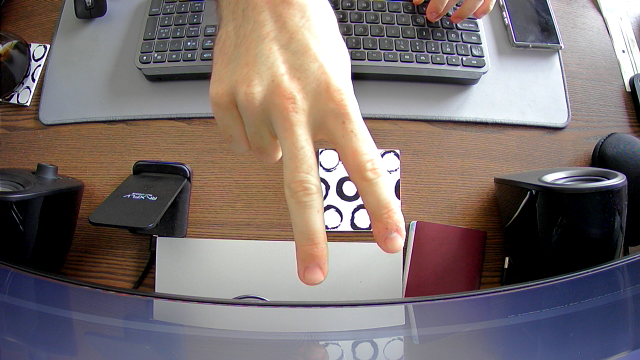
#> input picture evd3_project/scripts/data_and_features/data/scissors/1696423739280484100.png, 640 x 360 px; its folder holds only this picture in this run
$ python segment.py
#> lines starting #> are read from the running program, lines starting #| are printed output that depends on the picture; after the words box and inside, x2 and y2 are one past the last pixel; in counts of white or black regions, pixels touching at a corner belong together
import os
import glob
import cv2 as cv
import numpy as np

def maskBlueBG(img):
    """ Asssuming the background is blue, segment the image and return a
        BW image with foreground (white) and background (black)
    """
    # Change image color space
    img_hsv = cv.cvtColor(img, cv.COLOR_BGR2HSV)
    # Note that 0≤V≤1, 0≤S≤1, 0≤H≤360 and if H<0 then H←H+360
    # 8-bit images: V←255V,S←255S,H←H/2(to fit to 0 to 255)
    # see https://docs.opencv.org/4.5.3/de/d25/imgproc_color_conversions.html#color_convert_rgb_hsv

    # Define background color range in HSV space
    light_blue = (75,125,0)  # converted from HSV value obtained with colorpicker (150,50,0)
    dark_blue  = (140,255,255)  # converted from HSV value obtained with colorpicker (250,100,100)

    light_blue = (0,0,0)  # converted from HSV value obtained with colorpicker (150,50,0)
    dark_blue  = (255,50,255)  # converted from HSV value obtained with colorpicker (250,100,100)

    # Mark pixels outside background color range
    mask = ~cv.inRange(img_hsv, light_blue, dark_blue)
    return mask


if __name__ == "__main__":
    """ Test segmentation functions"""
    data_path = r'C:\Users\bassc\PycharmProjects\evd3_project\scripts\data_and_features\data\scissors'

    # grab the list of images in our data directory
    print("[INFO] loading images...")
    p = os.path.sep.join([data_path, '**', '*.png'])

    file_list = [f for f in glob.iglob(p, recursive=True) if (os.path.isfile(f))]
    print("[INFO] images found: {}".format(len(file_list)))

    # loop over the image paths
    for filename in file_list:

        # load image and blur a bit
        img = cv.imread(filename)
#> img is the input picture: shape (360, 640, 3); mean B, G, R 110.1, 111.4, 122.7
        img = cv.blur(img,(3,3))
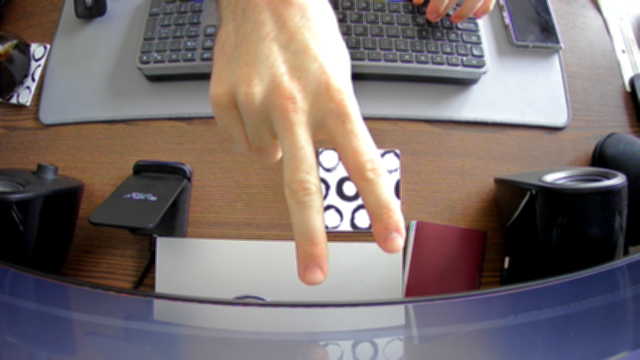
#> img: shape (360, 640, 3); mean B, G, R 110.1, 111.4, 122.7

        # mask background
        mask = maskBlueBG(img)
#> in maskBlueBG, `img_hsv = cv.cvtColor(img, cv.COLOR_BGR2HSV)`: img_hsv: shape (360, 640, 3); mean H, S, V 67.6, 66.6, 130.9
#> in maskBlueBG, `mask = ~cv.inRange(img_hsv, light_blue, dark_blue)`:
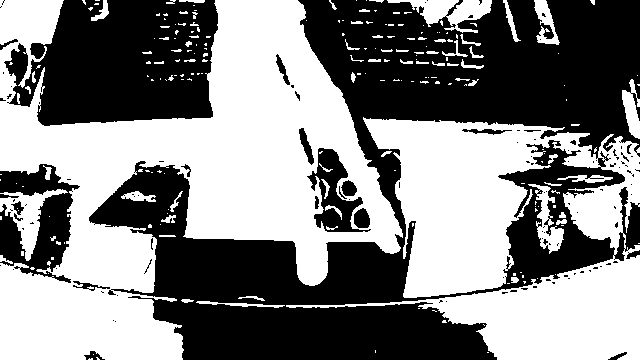
#> mask: shape (360, 640); 51.3% white; 116 black regions (92 under 20 px), largest, box (x1, y1, x2, y2) and area: (89, 0, 640, 360) 82665, (4, 0, 218, 126) 20535, (0, 164, 80, 283) 4783
        masked_img = cv.bitwise_and(img, img, mask=mask)
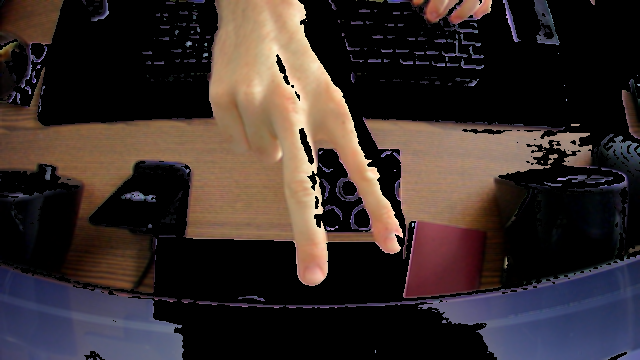
#> masked_img: shape (360, 640, 3); mean B, G, R 42.6, 45.3, 56.7

        # show result and wait a bit
        cv.imshow("Masked image", masked_img)
        k = cv.waitKey(0) & 0xFF
#> (key q is pressed here)

        # if the `q` key or ESC was pressed, break from the loop
        if k == ord("q") or k == 27:
            break
